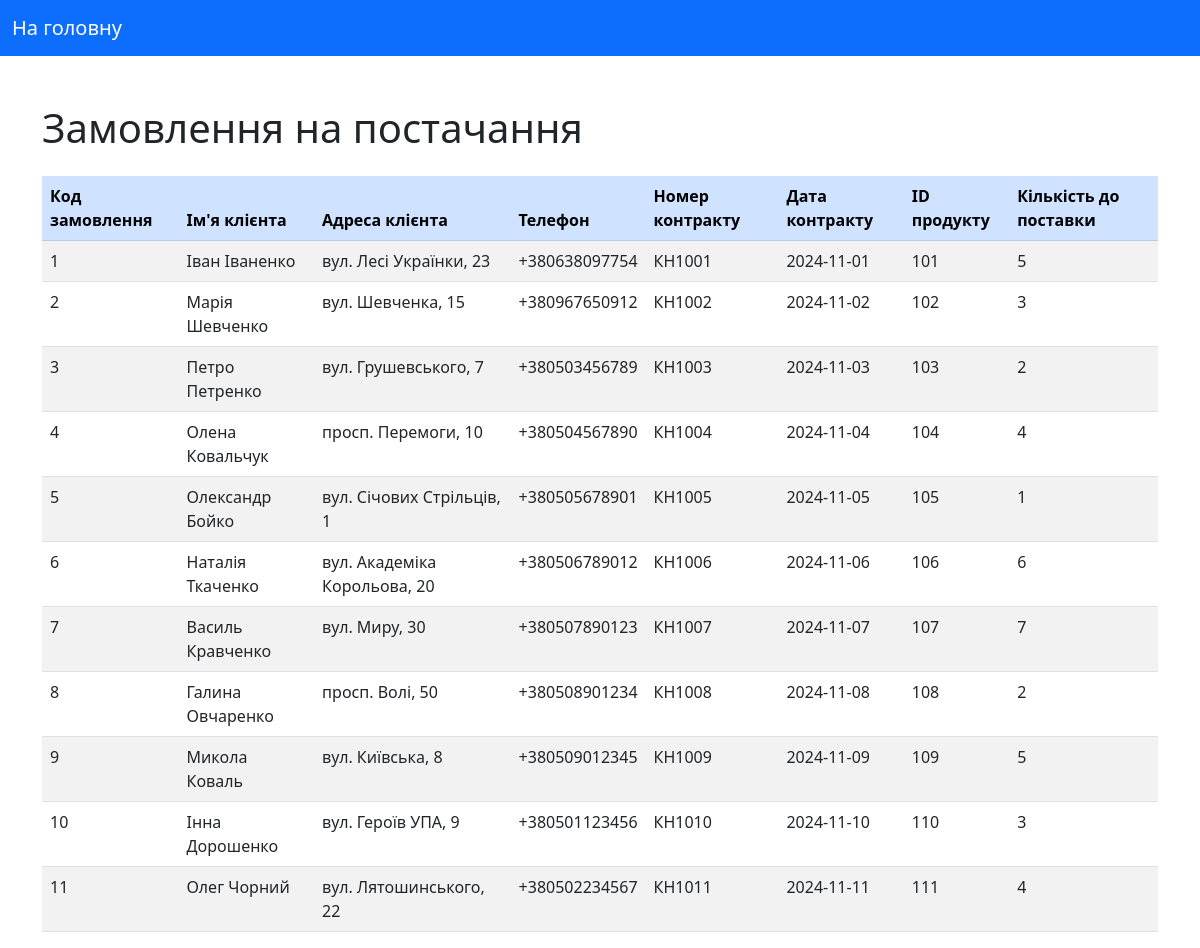
The app's page /supply_orders.php with its own data.
### tables this page shows
CREATE TABLE `supply_orders` (
  `order_id` int(11) NOT NULL AUTO_INCREMENT,
  `customer_name` varchar(100) NOT NULL,
  `customer_address` varchar(200) NOT NULL,
  `customer_phone` varchar(15) NOT NULL,
  `contract_number` varchar(50) DEFAULT NULL,
  `contract_date` date DEFAULT NULL,
  `product_id` int(11) DEFAULT NULL,
  `planned_delivery` int(11) NOT NULL,
  PRIMARY KEY (`order_id`),
  KEY `product_id` (`product_id`),
  CONSTRAINT `supply_orders_ibfk_1` FOREIGN KEY (`product_id`) REFERENCES `products` (`product_id`)
);

### supply_orders.php (the view, shortened to what this page needs)
<?php
include 'config.php';
$query = "SELECT order_id, customer_name, customer_address, customer_phone, contract_number, contract_date, product_id, planned_delivery FROM supply_orders";
$result = $conn->query($query);
?>
<!DOCTYPE html>
<html lang="uk">
<head>
    <link href="https://cdn.jsdelivr.net/npm/bootstrap@5.3.0/dist/css/bootstrap.min.css" rel="stylesheet">
</head>
<body>
    <nav class="navbar navbar-expand-lg navbar-dark bg-primary">
        <div class="container-fluid">
            <a class="navbar-brand" href="index.php">На головну</a>
        </div>
    </nav>
    <div class="container mt-5">
        <h1 class="mb-4">Замовлення на постачання</h1>
        <div class="table-responsive">
            <table class="table table-striped table-hover">
                <thead class="table-primary">
                    <tr>
                        <th>Код замовлення</th>
                        <th>Ім'я клієнта</th>
                        <th>Адреса клієнта</th>
                        <th>Телефон</th>
                        <th>Номер контракту</th>
                        <th>Дата контракту</th>
                        <th>ID продукту</th>
                        <th>Кількість до поставки</th>
                    </tr>
                </thead>
                <tbody>
                    <?php if ($result->num_rows > 0): ?>
                        <?php while ($row = $result->fetch_assoc()): ?>
                            <tr>
                                <td><?php echo htmlspecialchars($row['order_id']); ?></td>
                                <td><?php echo htmlspecialchars($row['customer_name']); ?></td>
                                <td><?php echo htmlspecialchars($row['customer_address']); ?></td>
                                <td><?php echo htmlspecialchars($row['customer_phone']); ?></td>
                                <td><?php echo htmlspecialchars($row['contract_number']); ?></td>
                                <td><?php echo htmlspecialchars($row['contract_date']); ?></td>
                                <td><?php echo htmlspecialchars($row['product_id']); ?></td>
                                <td><?php echo htmlspecialchars($row['planned_delivery']); ?></td>
                            </tr>
                        <?php endwhile; ?>
                    <?php else: ?>
                        <tr>
                            <td colspan="8" class="text-center">Замовлення не знайдені.</td>
                        </tr>
                    <?php endif; ?>
                </tbody>
            </table>
        </div>
    </div>
</body>
</html>

### records on screen
supply_orders: order_id "1", customer_name "Іван Іваненко", customer_address "вул. Лесі Українки, 23", customer_phone "+380638097754", contract_number "КН1001", contract_date "2024-11-01", product "101", planned_delivery "5"
supply_orders: order_id "2", customer_name "Марія Шевченко", customer_address "вул. Шевченка, 15", customer_phone "+380967650912", contract_number "КН1002", contract_date "2024-11-02", product "102", planned_delivery "3"
supply_orders: order_id "3", customer_name "Петро Петренко", customer_address "вул. Грушевського, 7", customer_phone "+380503456789", contract_number "КН1003", contract_date "2024-11-03", product "103", planned_delivery "2"
supply_orders: order_id "4", customer_name "Олена Ковальчук", customer_address "просп. Перемоги, 10", customer_phone "+380504567890", contract_number "КН1004", contract_date "2024-11-04", product "104", planned_delivery "4"
supply_orders: order_id "5", customer_name "Олександр Бойко", customer_address "вул. Січових Стрільців, 1", customer_phone "+380505678901", contract_number "КН1005", contract_date "2024-11-05", product "105", planned_delivery "1"
supply_orders: order_id "6", customer_name "Наталія Ткаченко", customer_address "вул. Академіка Корольова, 20", customer_phone "+380506789012", contract_number "КН1006", contract_date "2024-11-06", product "106", planned_delivery "6"
supply_orders: order_id "7", customer_name "Василь Кравченко", customer_address "вул. Миру, 30", customer_phone "+380507890123", contract_number "КН1007", contract_date "2024-11-07", product "107", planned_delivery "7"
supply_orders: order_id "8", customer_name "Галина Овчаренко", customer_address "просп. Волі, 50", customer_phone "+380508901234", contract_number "КН1008", contract_date "2024-11-08", product "108", planned_delivery "2"
supply_orders: order_id "9", customer_name "Микола Коваль", customer_address "вул. Київська, 8", customer_phone "+380509012345", contract_number "КН1009", contract_date "2024-11-09", product "109", planned_delivery "5"
supply_orders: order_id "10", customer_name "Інна Дорошенко", customer_address "вул. Героїв УПА, 9", customer_phone "+380501123456", contract_number "КН1010", contract_date "2024-11-10", product "110", planned_delivery "3"
supply_orders: order_id "11", customer_name "Олег Чорний", customer_address "вул. Лятошинського, 22", customer_phone "+380502234567", contract_number "КН1011", contract_date "2024-11-11", product "111", planned_delivery "4"
